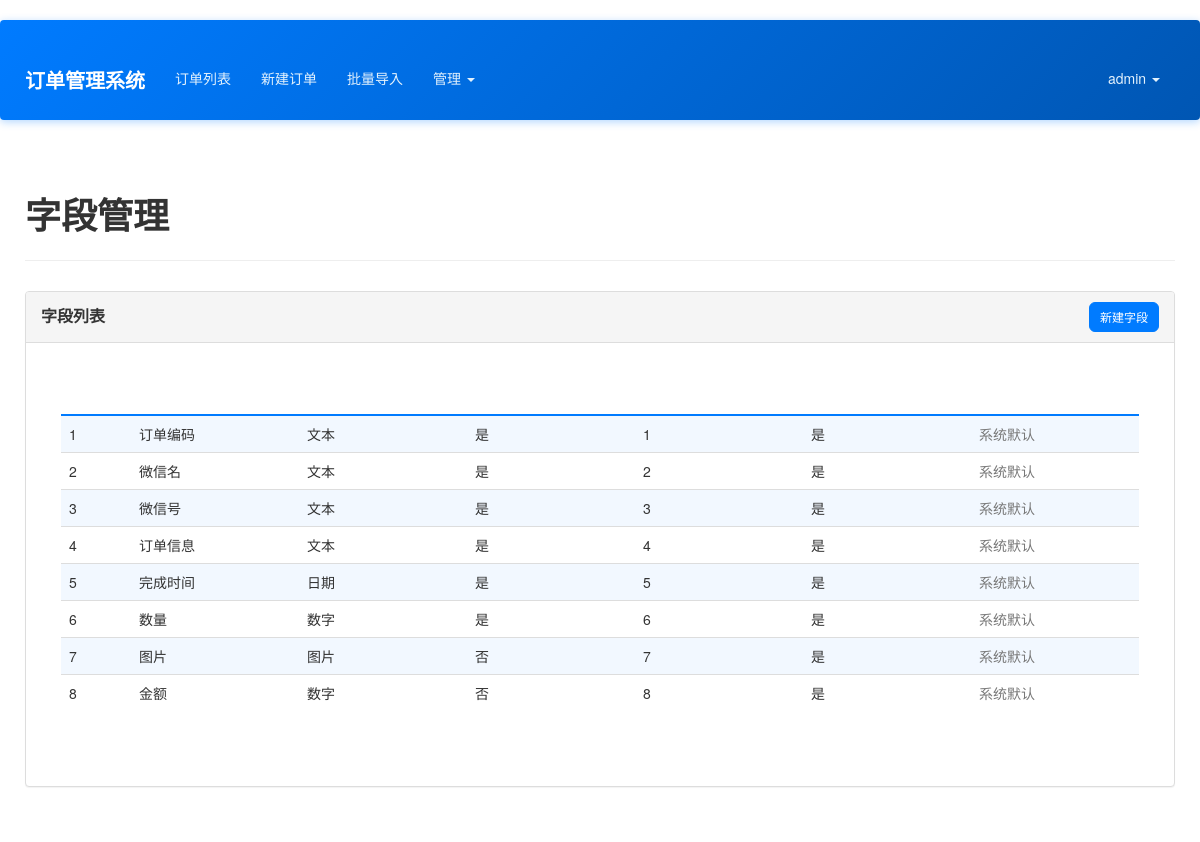
The app's page /admin/fields (signed in) with its own data.
### app/models.py (models this page shows, shortened)
class User(UserMixin, db.Model):
    __tablename__ = 'users'
    id = db.Column(db.Integer, primary_key=True)
    email = db.Column(db.String(64), unique=True, index=True)
    username = db.Column(db.String(64), unique=True, index=True)
    role_id = db.Column(db.Integer, db.ForeignKey('roles.id'))
    password_hash = db.Column(db.String(128))
    orders = db.relationship('Order', backref='creator', lazy='dynamic')
    @property
    def password(self):
        raise AttributeError('password is not a readable attribute')
    def can(self, perm):
        return self.role is not None and self.role.has_permission(perm)

class OrderField(db.Model):
    __tablename__ = 'order_fields'
    id = db.Column(db.Integer, primary_key=True)
    name = db.Column(db.String(64), unique=True)
    field_type = db.Column(db.String(32))  # text, number, date, image, select
    required = db.Column(db.Boolean, default=False)
    order = db.Column(db.Integer)  # 显示顺序
    is_default = db.Column(db.Boolean, default=False)  # 是否为默认字段

### app/admin/views.py (the view)
@admin.route('/fields')
@permission_required(Permission.MANAGE_FIELDS)
def field_list():
    fields = OrderField.query.order_by(OrderField.order).all()
    return render_template('admin/field_list.html', fields=fields)

### app/admin/views.py (called while the page is built)
@admin.before_request
@login_required
def before_request():
    if not current_user.can(Permission.MANAGE_FIELDS) and not current_user.can(Permission.ADMIN):
        abort(403)

### app/context_processors.py (called while the page is built)
def inject_permissions():
    return dict(Permission=Permission)

### app/models.py (called while the page is built)
@login_manager.user_loader
def load_user(user_id):
    return User.query.get(int(user_id))

    def has_permission(self, perm):
        return self.permissions & perm == perm

### app/templates/admin/field_list.html (shortened to what this page needs)
{% extends "base.html" %}
{% block page_content %}
<div class="page-header">
    <h1>字段管理</h1>
</div>
<div class="row">
    <div class="col-md-12">
        <div class="panel panel-default">
            <div class="panel-heading">
                <div class="row">
                    <div class="col-md-6">
                        <h3 class="panel-title">字段列表</h3>
                    </div>
                    <div class="col-md-6 text-right">
                        <a href="{{ url_for('admin.new_field') }}" class="btn btn-primary btn-sm">新建字段</a>
                    </div>
                </div>
            </div>
            <div class="panel-body">
                <div class="table-responsive">
                    <table class="table table-striped table-hover">
                        <thead>
                            <tr>
                                <th>ID</th>
                                <th>字段名称</th>
                                <th>字段类型</th>
                                <th>是否必填</th>
                                <th>显示顺序</th>
                                <th>是否默认</th>
                                <th>操作</th>
                            </tr>
                        </thead>
                        <tbody>
                            {% for field in fields %}
                            <tr>
                                <td>{{ field.id }}</td>
                                <td>{{ field.name }}</td>
                                <td>
                                    {% if field.field_type == 'text' %}
                                        文本
                                    {% elif field.field_type == 'number' %}
                                        数字
                                    {% elif field.field_type == 'date' %}
                                        日期
                                    {% elif field.field_type == 'image' %}
                                        图片
                                    {% else %}
                                        {{ field.field_type }}
                                    {% endif %}
                                </td>
                                <td>{{ '是' if field.required else '否' }}</td>
                                <td>{{ field.order }}</td>
                                <td>{{ '是' if field.is_default else '否' }}</td>
                                <td>
                                    {% if not field.is_default %}
                                    <a href="{{ url_for('admin.edit_field', id=field.id) }}" class="btn btn-primary btn-xs">编辑</a>
                                    <button class="btn btn-danger btn-xs delete-field" data-id="{{ field.id }}">删除</button>
                                    {% else %}
                                    <span class="text-muted">系统默认</span>
                                    {% endif %}
                                </td>
                            </tr>
                            {% else %}
                            <tr>
                                <td colspan="7" class="text-center">暂无字段数据</td>
                            </tr>
                            {% endfor %}
                        </tbody>
                    </table>
                </div>
            </div>
        </div>
    </div>
</div>
{% endblock %}

### app/templates/base.html (shortened to what this page needs)
{% extends "bootstrap/base.html" %}
{% block head %}
{{ super() }}
<link rel="stylesheet" type="text/css" href="{{ url_for('static', filename='styles.css') }}">
{% endblock %}
{% block navbar %}
<div class="navbar navbar-inverse" role="navigation">
    <div class="container">
        <div class="navbar-header">
            <a class="navbar-brand" href="{{ url_for('main.index') }}">订单管理系统</a>
        </div>
        <div class="navbar-collapse collapse">
            <ul class="nav navbar-nav">
                {% if current_user.is_authenticated %}
                <li><a href="{{ url_for('main.order_list') }}">订单列表</a></li>
                <li><a href="{{ url_for('main.new_order') }}">新建订单</a></li>
                <li><a href="{{ url_for('main.import_orders') }}">批量导入</a></li>
                {% if current_user.can(Permission.MANAGE_FIELDS) %}
                <li class="dropdown">
                    <a href="#" class="dropdown-toggle" data-toggle="dropdown">管理 <b class="caret"></b></a>
                </li>
                {% endif %}
                {% endif %}
            </ul>
            <ul class="nav navbar-nav navbar-right">
                {% if current_user.is_authenticated %}
                <li class="dropdown">
                    <a href="#" class="dropdown-toggle" data-toggle="dropdown">{{ current_user.username }} <b class="caret"></b></a>
                </li>
                {% else %}
                <li><a href="{{ url_for('auth.login') }}">登录</a></li>
                <li><a href="{{ url_for('auth.register') }}">注册</a></li>
                {% endif %}
            </ul>
        </div>
    </div>
</div>
{% endblock %}
{% block content %}
<div class="container">
    {% block page_content %}{% endblock %}
</div>
{% endblock %}

### app/static/styles.css (style rules this page uses)
body { font-family: 'Microsoft YaHei', 'Helvetica Neue', Helvetica, Arial, sans-serif; padding-top: 20px; padding-bottom: 20px; background-color: #ffffff; color: #333; min-height: 100vh; }
.container { position: relative; z-index: 1; background-color: transparent; padding: 15px 10px; margin-top: 20px; }
.container:not(.navbar .container) { z-index: 1; }
.table-responsive { background-color: #fff; border: 1px solid #ddd; border-radius: 4px; padding: 20px; margin-bottom: 20px; }
.navbar { background-color: #337ab7; border-color: #2e6da4; margin-bottom: 20px; }
.navbar-inverse { background: linear-gradient(135deg, #007bff 0%, #0056b3 100%); border: none; box-shadow: 0 2px 8px rgba(0, 123, 255, 0.3); position: relative; z-index: 1030; }
.navbar-inverse .navbar-brand { color: #fff; font-weight: bold; font-size: 20px; }
.navbar-inverse .navbar-nav > li > a { color: #e3f2fd; transition: all 0.3s ease; margin: 5px 3px; padding: 8px 12px; border-radius: 4px; }
.navbar-inverse .navbar-nav > .dropdown > a .caret { border-top-color: #e3f2fd; border-bottom-color: #e3f2fd; }
.navbar-collapse { overflow: visible !important; }
.navbar-nav { overflow: visible !important; }
.navbar .dropdown { position: static; }
@media (min-width: 768px) { .navbar .dropdown { position: relative; } }
body { overflow-x: hidden; }
.navbar { overflow: visible; }
.page-header { border-bottom: 1px solid #eee; margin-bottom: 30px; padding-bottom: 15px; }
.page-header h1 { font-weight: 600; color: #333; }
.btn-primary { background-color: #007bff; border-color: #007bff; transition: background-color 0.3s ease; }
.table-responsive { border: none; }
.table-striped > tbody > tr:nth-of-type(odd) { background-color: rgba(0, 123, 255, 0.05); }
.table > thead > tr > th { border-bottom: 2px solid #007bff; color: #495057; font-weight: 600; }
.panel { background-color: #fff; border: 1px solid #ddd; border-radius: 4px; box-shadow: 0 1px 1px rgba(0,0,0,.05); margin-bottom: 20px; }
.panel-heading { background-color: #f5f5f5; border-bottom: 1px solid #ddd; border-radius: 3px 3px 0 0; padding: 10px 15px; }
.panel-title { color: #333; font-size: 16px; font-weight: bold; margin: 0; }
.panel-body { padding: 15px; }
.panel-heading { padding: 10px 15px; }
.panel-title { margin-top: 5px; }
.btn { border-radius: 6px; font-weight: 500; transition: all 0.3s ease; }
.table thead th { color: white !important; }

### records on screen
User: username "admin"
OrderField: id "1", name "订单编码", field_type "文本", required "是", order "1", is_default "是", shows "系统默认"
OrderField: id "2", name "微信名", field_type "文本", required "是", order "2", is_default "是", shows "系统默认"
OrderField: id "3", name "微信号", field_type "文本", required "是", order "3", is_default "是", shows "系统默认"
OrderField: id "4", name "订单信息", field_type "文本", required "是", order "4", is_default "是", shows "系统默认"
OrderField: id "5", name "完成时间", field_type "日期", required "是", order "5", is_default "是", shows "系统默认"
OrderField: id "6", name "数量", field_type "数字", required "是", order "6", is_default "是", shows "系统默认"
OrderField: id "7", name "图片", field_type "图片", required "否", order "7", is_default "是", shows "系统默认"
OrderField: id "8", name "金额", field_type "数字", required "否", order "8", is_default "是", shows "系统默认"
